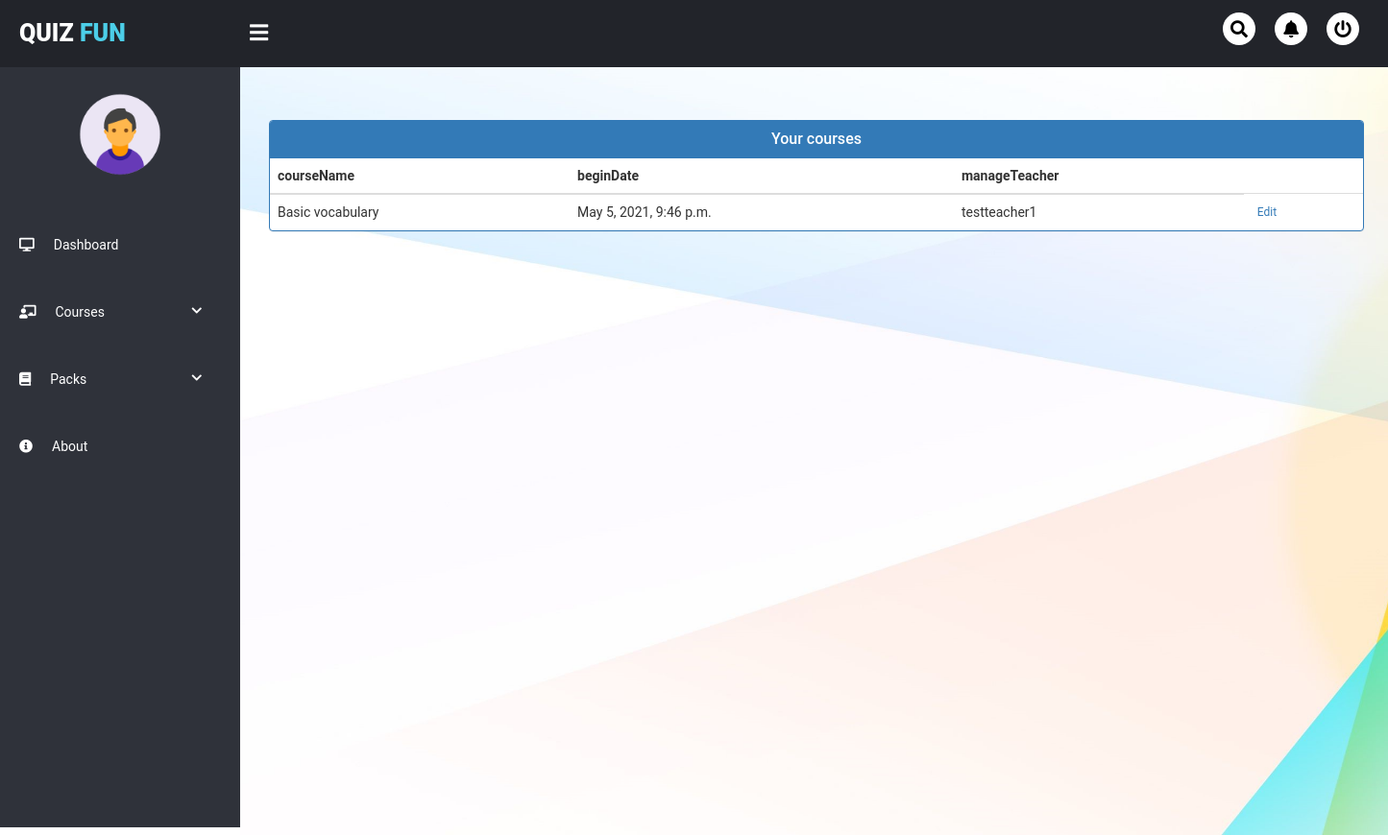
Before: /user/courses_list2/ with the older database file.
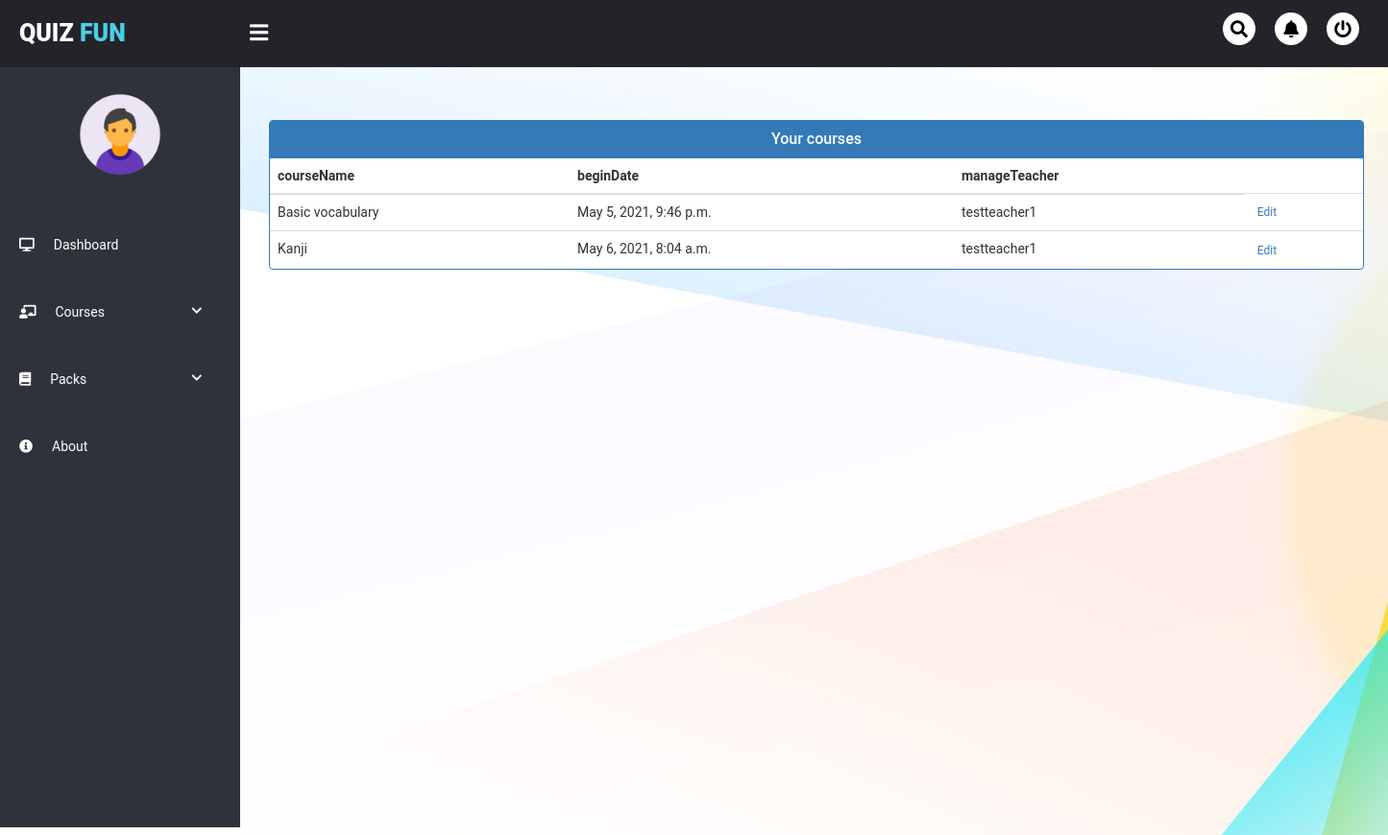
After: the same page with the newer database file.
### user/models.py (models this page shows, shortened)
class Courses(models.Model):
    courseName = models.CharField(max_length=50)
    beginDate = models.DateTimeField(auto_now_add=True)
    manageTeacher = models.ForeignKey(User, on_delete = models.CASCADE)
    student = models.ManyToManyField(User, related_name='student')
    required = models.ManyToManyField(QuizPack, related_name='required')

### user/views.py (the view)
# urls.py: path('courses_list2/', views.show_courses_list_2, name='courses_list')
def show_courses_list_2(request):
    dict = {'courses':Courses.objects.all()}
    return render(request, 'user_pages/teacher_show_courses_list.html', context=dict)

### user/templates/user_pages/teacher_show_courses_list.html (shortened to what this page needs)
{% extends "user_pages/teacher_base.html" %}
{% load static %}
{% block mainContainer %}
<head>
    <link href="//netdna.bootstrapcdn.com/bootstrap/3.0.0/css/bootstrap.min.css" rel="stylesheet" id="bootstrap-css">
  </head>
  <br><br>
  <div class="container">
    <div class="panel panel-primary">
      <div class="panel-heading">
        <h6 class="panel-title">Your courses</h6>
      </div>
      <table class="table table-hover" id="dev-table">
        <thead>
          <tr>
            <th>courseName</th>
            <th>beginDate</th>
            <th>manageTeacher</th>
          </tr>
        </thead>
        {% for c in courses %}
            <tr>
                <td>{{c.courseName}}</td>
                <td>{{c.beginDate}}</td>
                <td>{{c.manageTeacher}}</td>
                <td><a href="{% url 'edit_course' c.id %}" class="btn btn-xs">Edit</a></td>
            </tr>
        {% endfor %}
      </table>
    </div>
  </div>
  <br><br><br><br><br><br>
{% endblock %}

Changed rows visible on the page:
added Courses: courseName "Kanji", beginDate "May 6, 2021, 8:04 a.m.", manageTeacher "testteacher1"
